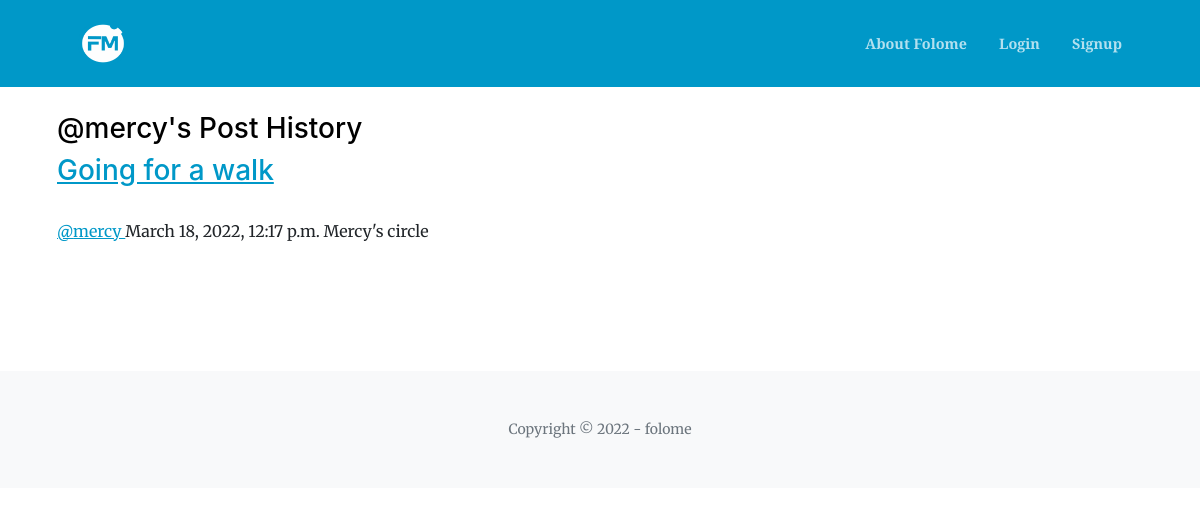
The page /posts/by/mercy/ on the database its author committed.
### posts/models.py (models this page shows, shortened)
class Post(models.Model):
    user = models.ForeignKey(User, related_name='posts', on_delete=models.CASCADE)
    created_at = models.DateTimeField(auto_now=True)
    message = models.CharField(verbose_name="Message", max_length=50, default='')
    start = models.CharField(verbose_name="Start", max_length=100, default='')
    destination = models.CharField(verbose_name="Destination", max_length=100, default='')
    circle = models.ForeignKey(Circle, related_name='posts', on_delete=models.CASCADE)
    class Meta:
        ordering = ['-created_at']
        unique_together = ['user', 'message', 'start', 'destination']

### circle/models.py (models this page shows, shortened)
class Circle(models.Model):
    owner = models.ForeignKey(
        User, on_delete=models.CASCADE, related_name="circle_owner", null=True)
    name = models.CharField(max_length=255, unique=True)
    slug = models.SlugField(allow_unicode=True, unique=True)
    description = models.TextField(blank=True, default='')
    members = models.ManyToManyField(User, through='CircleMember')
    date_created = models.DateTimeField(auto_now_add=True)
    class Meta:
        ordering = ['name', 'owner']

### posts/views.py (the view)
# urls.py: path('by/<username>/', views.UserPosts.as_view(), name='for_user'),
class UserPosts(generic.ListView):
    model = models.Post
    template_name = 'posts/user_post_list.html'
    def get_queryset(self):
        try:
            self.post_user = User.objects.prefetch_related('posts').get(username__iexact=self.kwargs.get('username'))
        except User.DoesNotExist:
            raise Http404
        else:
            return self.post_user.posts.all()
    def get_context_data(self, **kwargs):
        context = super().get_context_data(**kwargs)
        context['post_user'] = self.post_user
        return context

### templates/posts/user_post_list.html
{% extends "base.html" %}
{% load bootstrap5 %}
{% load static %}
{% block content %}
<section class="ftco-section">
		<div class="container">
			<div class="col-md-8">
				<h3>@{{ post_user.username }}'s Post History</h3>
				{% for post in post_list %}
					{% include "posts/_post.html" %}
				{% endfor %}
			</div>
		</div>
</section>
{% endblock %}

### templates/posts/_post.html (shortened to what this page needs)
<div class="">
    <h3>
        <a href="{% url 'posts:single' username=post.user.username pk=post.pk %}">
            {{ post.message }}
        </a>
    </h3>
        <p class="media-heading">
            <span class="username">
                <a href="{% url 'posts:for_user' username=post.user.username %}">
                    <br/>@{{ post.user.username }}
                </a>
            </span>
               {{ post.created_at }}
            {% if post.circle %}
			{{ post.circle.name }}
			{% endif %}
        </p>
</div>

### rows shown on the page
Post: message "Going for a walk", user.username "mercy", created_at "March 18, 2022, 12:17 p.m.", circle.name "Mercy's circle"

### other values the page prints
{{ post_user.username }} "mercy"
